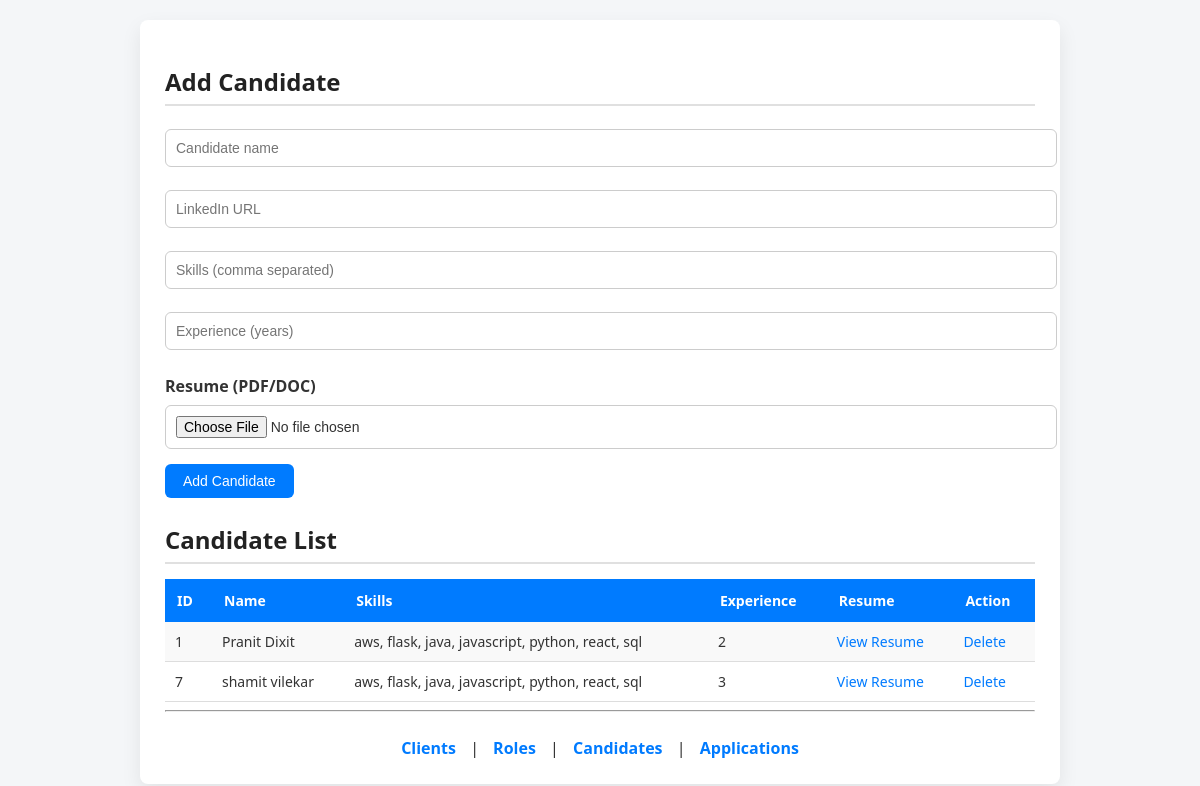
/candidates, run on an earlier commit of the app's database.
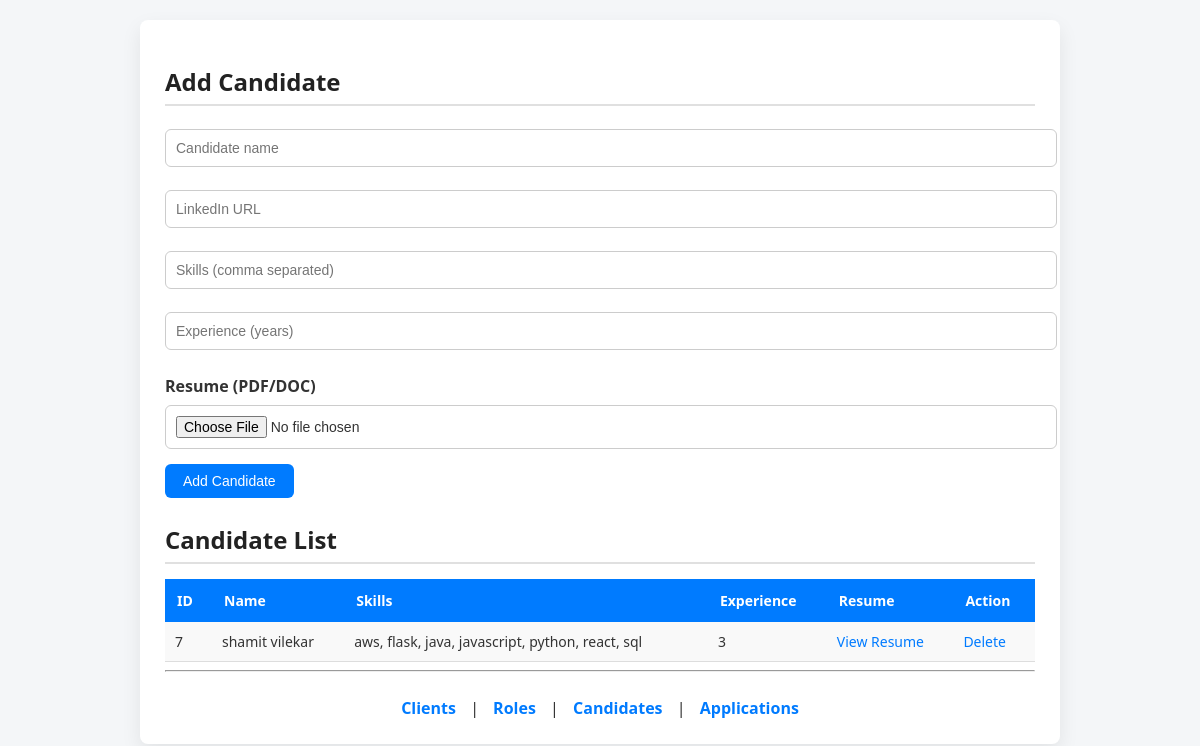
And on a later commit of the database.
### tables this page shows
CREATE TABLE Candidate (
    candidate_id INTEGER PRIMARY KEY AUTOINCREMENT,
    name TEXT COLLATE NOCASE,
    linkedin_url TEXT COLLATE NOCASE,
    skills TEXT,
    experience_years INTEGER,
    resume_file_path TEXT,
    UNIQUE(name, linkedin_url)
);

### app.py (the view, shortened to what this page needs)
@app.route("/candidates", methods=["GET", "POST"])
def candidates():
    db = get_db()
    cur = db.cursor()
    candidates = cur.execute("SELECT * FROM Candidate").fetchall()
    db.close()
    return render_template("candidates.html", candidates=candidates)

### app.py (called while the page is built)
def get_db():
    return sqlite3.connect("database.db")

### templates/candidates.html (shortened to what this page needs)
<!doctype html>
<html>
  <head>
    <link
      rel="stylesheet"
      href="{{ url_for('static', filename='style.css') }}"
    />
  </head>
  <body>
    <div class="container">
      <h2>Add Candidate</h2>
      <form method="post" enctype="multipart/form-data">
        <input type="text" name="name" placeholder="Candidate name" />
        <input type="text" name="linkedin_url" placeholder="LinkedIn URL" />
        <input
          type="text"
          name="skills"
          placeholder="Skills (comma separated)"
        />
        <input
          type="number"
          name="experience_years"
          placeholder="Experience (years)"
        />
        <label>Resume (PDF/DOC)</label>
        <input type="file" name="resume" accept=".pdf,.doc,.docx" />
        <button>Add Candidate</button>
      </form>
      <h2>Candidate List</h2>
      <table>
        <tr>
          <th>ID</th>
          <th>Name</th>
          <th>Skills</th>
          <th>Experience</th>
          <th>Resume</th>
          <th>Action</th>
        </tr>
        {% for c in candidates %}
        <tr>
          <td>{{ c[0] }}</td>
          <td>{{ c[1] }}</td>
          <td>{{ c[3] }}</td>
          <td>{{ c[4] }}</td>
          <td>
            {% if c[5] %}
            <a href="/uploads/{{ c[5].split('uploads/')[1] }}" target="_blank">
              View Resume
            </a>
            {% else %} Not Uploaded {% endif %}
          </td>
          <td>
            <a
              href="/delete_candidate/{{ c[0] }}"
              onclick="
                return confirm(
                  'Are you sure you want to delete this candidate?',
                );
              "
              >Delete
            </a>
          </td>
        </tr>
        {% endfor %}
      </table>
      <hr />
      <div class="nav">
        <a href="/clients">Clients</a> | <a href="/roles">Roles</a> |
        <a href="/candidates">Candidates</a> |
        <a href="/applications">Applications</a>
      </div>
    </div>
  </body>
</html>

What changed in the data, as far as the page shows it:
removed Candidate: candidate_id "1", name "Pranit Dixit", skills "aws, flask, java, javascript, python, react, sql", experience_years "2"
